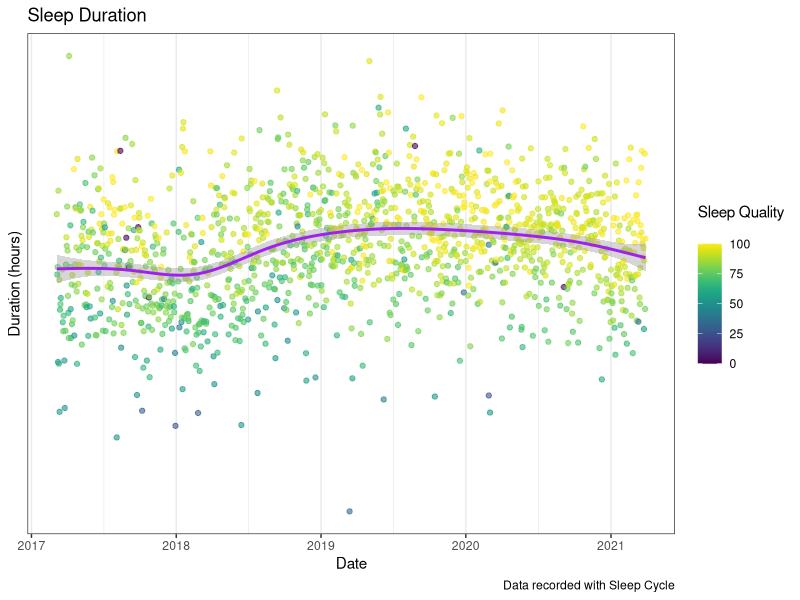
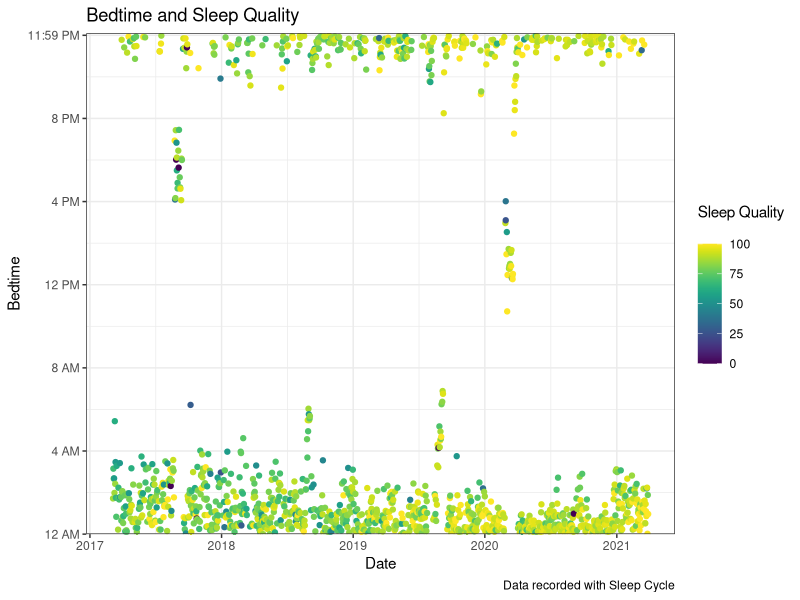
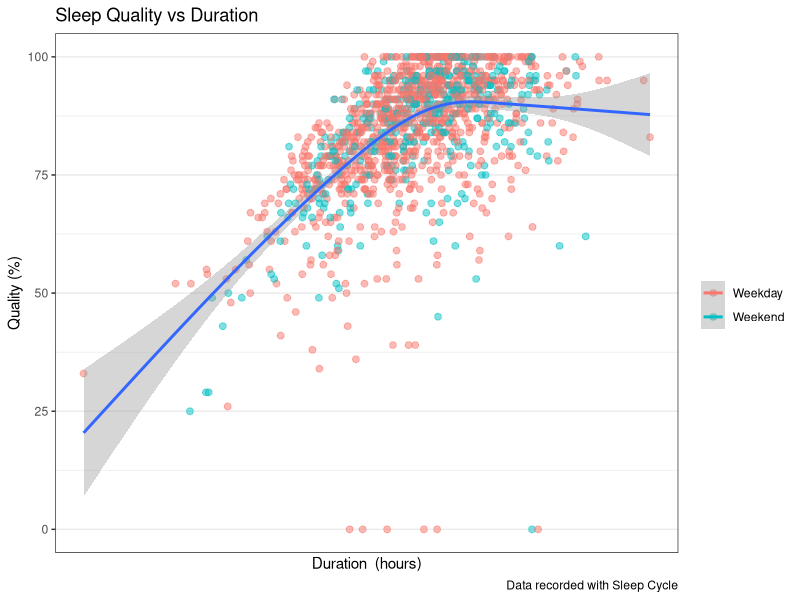
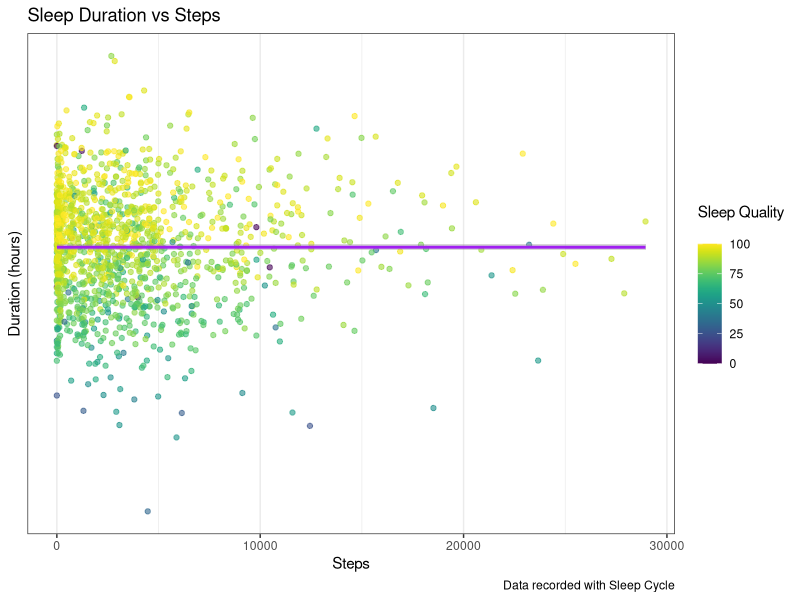
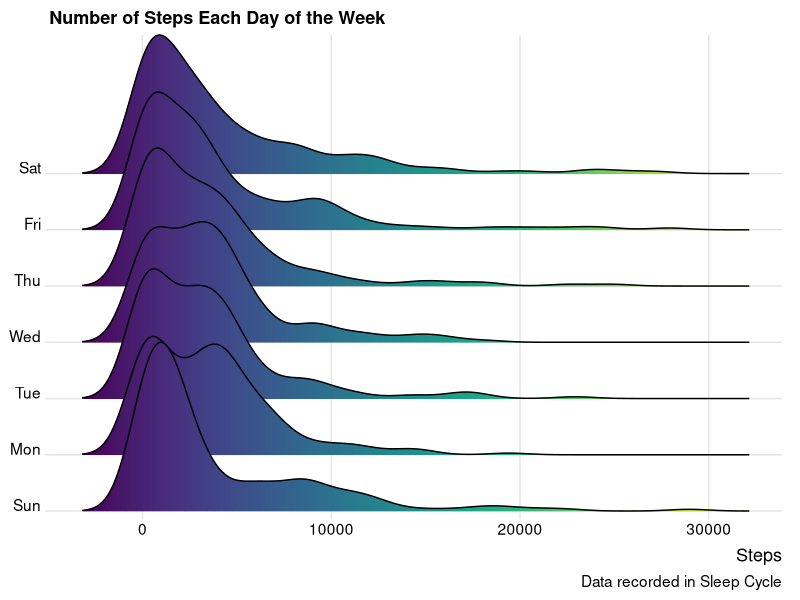
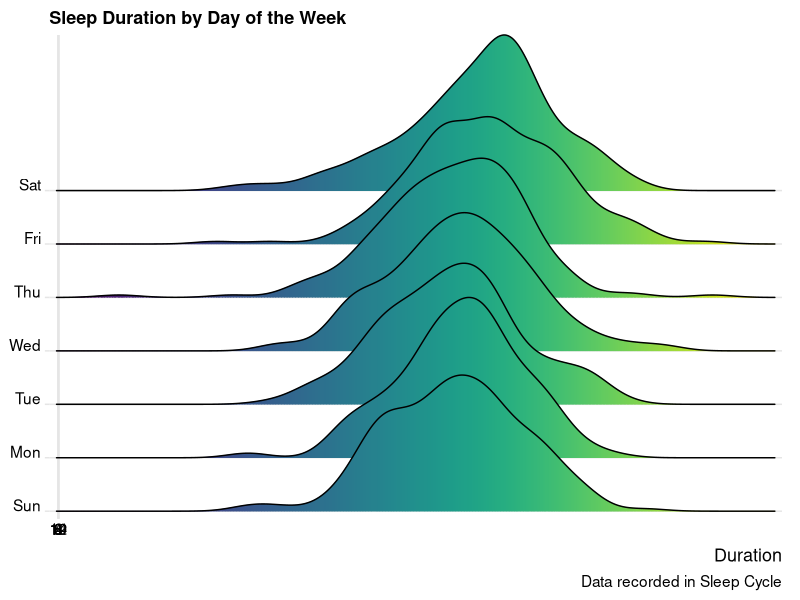
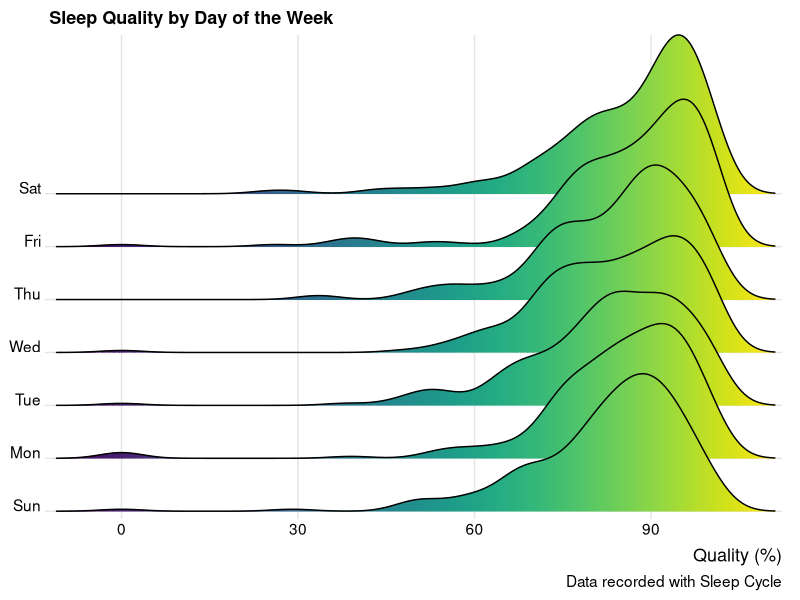

These figures' R source, in order:
# Script modified from Nguyen (2018):
# https://www.seanlnguyen.com/post/analyzing-my-sleep-data/



# Set up ------------------------------------------------------------------

library(tidyverse)
library(lubridate)
library(viridis)
library(ggridges)



# Read and clean data -----------------------------------------------------

sleep <- read.csv("./data/sleepdata.csv", sep = ";") %>%
  as_tibble() %>%
  rename(start = Start,
         end = End,
         quality = Sleep.Quality,
         duration = Time.asleep..seconds.,
         steps = Steps) %>%
  mutate(date = as_date(ymd_hms(end)) - 1,
         day = wday(date, label = TRUE),
         weekend = ifelse(grepl("Sat|Sun", day),"Weekend","Weekday") %>%
           as.factor(),
         bedtime = hour(start) + minute(start) / 60,
         rise = hour(end) + minute(end) / 60,
         quality = as.numeric(str_replace(quality, "\\%", "")),
         duration = time_length(as.duration(hm(duration)) / 3600)) %>%
  select(date,
         day,
         weekend,
         bedtime,
         rise,
         duration,
         quality,
         steps) %>%
  filter(duration != 0) 



# Sleep quality vs duration -----------------------------------------------

sleep %>%
  ggplot(aes(x = date, y = duration, colour = quality)) +
  geom_point(alpha = 0.6) + 
  geom_smooth(span = 0.1, colour = "purple") +
  scale_colour_viridis() +
  labs(x = "Date",
       y = "Duration (hours)",
       title = "Sleep Duration",
       caption = "Data recorded with Sleep Cycle",
       colour = "Sleep Quality\n") +
  scale_y_continuous(breaks = seq(0, 14, by = 2)) +
  theme_bw()



# Sleep quality vs bedtime ------------------------------------------------

sleep %>% 
  ggplot(aes(x = date, y = bedtime, colour = quality)) +
  geom_point() +
  scale_colour_viridis() +
  scale_y_continuous(expand = c(0,0),
                     breaks = seq(0,24,4),
                     limits = c(0,24.1),
                     labels = c("12 AM", "4 AM", "8 AM", "12 PM", "4 PM", 
                                "8 PM", "11:59 PM")) +
  labs(x = "Date",
       y = "Bedtime",
       title = "Bedtime and Sleep Quality",
       caption = "Data recorded with Sleep Cycle",
       colour = "Sleep Quality\n") +
  theme_bw()

# Need to do something about holidays and time zones.



# Sleep quality vs duration -----------------------------------------------

sleep %>% 
  ggplot(aes(x = duration, y = quality, colour = weekend)) +
  geom_point(size = 2, alpha = 0.5) +
  geom_smooth(aes(group = 1)) +
  scale_x_continuous(breaks = seq(0,12,2)) +
  labs(x = "Duration  (hours)",
       y = "Quality (%)",
       title = "Sleep Quality vs Duration",
       caption = "Data recorded with Sleep Cycle",
       colour = "") +
  theme_bw()



# Duration vs steps -------------------------------------------------------

sleep %>% 
  ggplot(aes(x = steps, y = duration, colour = quality)) +
  geom_point(alpha = 0.6) +
  geom_smooth(colour = "Purple") +
  scale_colour_viridis() +
  scale_y_continuous(breaks = seq(0,12,2)) +
  labs(x = "Steps",
       y = "Duration (hours)",
       title = "Sleep Duration vs Steps",
       caption = "Data recorded with Sleep Cycle",
       colour = "Sleep Quality\n") +
  theme_bw()



# Steps -------------------------------------------------------------------

sleep %>% 
  ggplot(aes(x = steps, y = day, fill = ..x..)) +
  geom_density_ridges_gradient(scale = 3) +
  scale_x_continuous() +
  scale_y_discrete(expand = c(0.01, 0)) +
  scale_fill_viridis(name = "Steps\n", option = "viridis") +
  labs(x = "Steps",
       title = "Number of Steps Each Day of the Week",
       caption = "Data recorded in Sleep Cycle") +
  theme_ridges(font_size = 13, grid = TRUE) + 
  theme(axis.title.y = element_blank(),
        legend.position = "none")



# Duration by day ---------------------------------------------------------

sleep %>% 
  ggplot(aes(x = duration, y = day, fill = ..x..)) +
  geom_density_ridges_gradient(scale = 3) +
  scale_x_continuous(expand = c(0.01, 0), breaks = seq(0, 14, 2)) +
  scale_y_discrete(expand = c(0.01, 0)) +
  scale_fill_viridis(name = "Duration\n", option = "viridis") +
  labs(x = "Duration",
       title = "Sleep Duration by Day of the Week",
       caption = "Data recorded in Sleep Cycle") +
  theme_ridges(font_size = 13, grid = TRUE) + 
  theme(axis.title.y = element_blank(),
        legend.position = "none")



# Sleep quality by day of the week ----------------------------------------

sleep %>% 
  ggplot(aes(x = quality, y = day, fill = ..x..)) +
  geom_density_ridges_gradient(scale = 3) +
  scale_x_continuous(expand = c(0.01, 0)) +
  scale_y_discrete(expand = c(0.01, 0)) +
  scale_fill_viridis() +
  labs(x = "Quality (%)", 
       title = 'Sleep Quality by Day of the Week',
       caption = "Data recorded with Sleep Cycle") +
  theme_ridges(font_size = 13, grid = TRUE) + 
  theme(axis.title.y = element_blank(),
        legend.position = "none")

